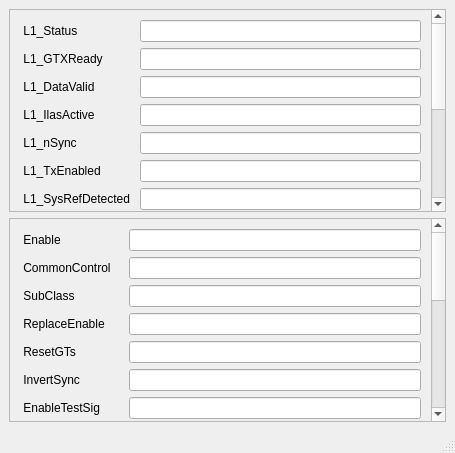
<?xml version="1.0" encoding="UTF-8"?>
<ui version="4.0">
 <class>MainWindow</class>
 <widget class="QMainWindow" name="MainWindow">
  <property name="geometry">
   <rect>
    <x>0</x>
    <y>0</y>
    <width>455</width>
    <height>453</height>
   </rect>
  </property>
  <property name="windowTitle">
   <string>MainWindow</string>
  </property>
  <widget class="QWidget" name="centralwidget">
   <layout class="QGridLayout" name="gridLayout_3">
    <item row="0" column="0">
     <widget class="QScrollArea" name="StatusVariables">
      <property name="minimumSize">
       <size>
        <width>0</width>
        <height>193</height>
       </size>
      </property>
      <property name="widgetResizable">
       <bool>true</bool>
      </property>
      <widget class="QWidget" name="scrollAreaWidgetContents_2">
       <property name="geometry">
        <rect>
         <x>0</x>
         <y>0</y>
         <width>435</width>
         <height>191</height>
        </rect>
       </property>
       <layout class="QGridLayout" name="gridLayout_4">
        <property name="leftMargin">
         <number>10</number>
        </property>
        <property name="topMargin">
         <number>10</number>
        </property>
        <property name="rightMargin">
         <number>10</number>
        </property>
        <property name="bottomMargin">
         <number>10</number>
        </property>
        <property name="spacing">
         <number>6</number>
        </property>
        <item row="12" column="0">
         <widget class="QLabel" name="L1_Status">
          <property name="text">
           <string> L1_Status </string>
          </property>
         </widget>
        </item>
        <item row="12" column="1">
         <widget class="caLineEdit" name="$(DEVICE):$(PORT):L1_Status">
          <property name="channel" stdset="0">
           <string notr="true">$(DEVICE):$(PORT):L1_Status</string>
          </property>
          <property name="formatType">
           <enum>caLineEdit::hexadecimal</enum>
          </property>
         </widget>
        </item>
        <item row="13" column="0">
         <widget class="QLabel" name="L1_GTXReady">
          <property name="text">
           <string> L1_GTXReady </string>
          </property>
         </widget>
        </item>
        <item row="13" column="1">
         <widget class="caLineEdit" name="$(DEVICE):$(PORT):L1_GTXReady">
          <property name="channel" stdset="0">
           <string notr="true">$(DEVICE):$(PORT):L1_GTXReady</string>
          </property>
          <property name="formatType">
           <enum>caLineEdit::hexadecimal</enum>
          </property>
         </widget>
        </item>
        <item row="14" column="0">
         <widget class="QLabel" name="L1_DataValid">
          <property name="text">
           <string> L1_DataValid </string>
          </property>
         </widget>
        </item>
        <item row="14" column="1">
         <widget class="caLineEdit" name="$(DEVICE):$(PORT):L1_DataValid">
          <property name="channel" stdset="0">
           <string notr="true">$(DEVICE):$(PORT):L1_DataValid</string>
          </property>
          <property name="formatType">
           <enum>caLineEdit::hexadecimal</enum>
          </property>
         </widget>
        </item>
        <item row="15" column="0">
         <widget class="QLabel" name="L1_IlasActive">
          <property name="text">
           <string> L1_IlasActive </string>
          </property>
         </widget>
        </item>
        <item row="15" column="1">
         <widget class="caLineEdit" name="$(DEVICE):$(PORT):L1_IlasActive">
          <property name="channel" stdset="0">
           <string notr="true">$(DEVICE):$(PORT):L1_IlasActive</string>
          </property>
          <property name="formatType">
           <enum>caLineEdit::hexadecimal</enum>
          </property>
         </widget>
        </item>
        <item row="16" column="0">
         <widget class="QLabel" name="L1_nSync">
          <property name="text">
           <string> L1_nSync </string>
          </property>
         </widget>
        </item>
        <item row="16" column="1">
         <widget class="caLineEdit" name="$(DEVICE):$(PORT):L1_nSync">
          <property name="channel" stdset="0">
           <string notr="true">$(DEVICE):$(PORT):L1_nSync</string>
          </property>
          <property name="formatType">
           <enum>caLineEdit::hexadecimal</enum>
          </property>
         </widget>
        </item>
        <item row="17" column="0">
         <widget class="QLabel" name="L1_TxEnabled">
          <property name="text">
           <string> L1_TxEnabled </string>
          </property>
         </widget>
        </item>
        <item row="17" column="1">
         <widget class="caLineEdit" name="$(DEVICE):$(PORT):L1_TxEnabled">
          <property name="channel" stdset="0">
           <string notr="true">$(DEVICE):$(PORT):L1_TxEnabled</string>
          </property>
          <property name="formatType">
           <enum>caLineEdit::hexadecimal</enum>
          </property>
         </widget>
        </item>
        <item row="18" column="0">
         <widget class="QLabel" name="L1_SysRefDetected">
          <property name="text">
           <string> L1_SysRefDetected </string>
          </property>
         </widget>
        </item>
        <item row="18" column="1">
         <widget class="caLineEdit" name="$(DEVICE):$(PORT):L1_SysRefDetected">
          <property name="channel" stdset="0">
           <string notr="true">$(DEVICE):$(PORT):L1_SysRefDetected</string>
          </property>
          <property name="formatType">
           <enum>caLineEdit::hexadecimal</enum>
          </property>
         </widget>
        </item>
        <item row="19" column="0">
         <widget class="QLabel" name="L2_Status">
          <property name="text">
           <string> L2_Status </string>
          </property>
         </widget>
        </item>
        <item row="19" column="1">
         <widget class="caLineEdit" name="$(DEVICE):$(PORT):L2_Status">
          <property name="channel" stdset="0">
           <string notr="true">$(DEVICE):$(PORT):L2_Status</string>
          </property>
          <property name="formatType">
           <enum>caLineEdit::hexadecimal</enum>
          </property>
         </widget>
        </item>
        <item row="20" column="0">
         <widget class="QLabel" name="L2_GTXRdy">
          <property name="text">
           <string> L2_GTXRdy </string>
          </property>
         </widget>
        </item>
        <item row="20" column="1">
         <widget class="caLineEdit" name="$(DEVICE):$(PORT):L2_GTXRdy">
          <property name="channel" stdset="0">
           <string notr="true">$(DEVICE):$(PORT):L2_GTXRdy</string>
          </property>
          <property name="formatType">
           <enum>caLineEdit::hexadecimal</enum>
          </property>
         </widget>
        </item>
        <item row="21" column="0">
         <widget class="QLabel" name="L2_DataValid">
          <property name="text">
           <string> L2_DataValid </string>
          </property>
         </widget>
        </item>
        <item row="21" column="1">
         <widget class="caLineEdit" name="$(DEVICE):$(PORT):L2_DataValid">
          <property name="channel" stdset="0">
           <string notr="true">$(DEVICE):$(PORT):L2_DataValid</string>
          </property>
          <property name="formatType">
           <enum>caLineEdit::hexadecimal</enum>
          </property>
         </widget>
        </item>
        <item row="22" column="0">
         <widget class="QLabel" name="L2_IlasActive">
          <property name="text">
           <string> L2_IlasActive </string>
          </property>
         </widget>
        </item>
        <item row="22" column="1">
         <widget class="caLineEdit" name="$(DEVICE):$(PORT):L2_IlasActive">
          <property name="channel" stdset="0">
           <string notr="true">$(DEVICE):$(PORT):L2_IlasActive</string>
          </property>
          <property name="formatType">
           <enum>caLineEdit::hexadecimal</enum>
          </property>
         </widget>
        </item>
        <item row="23" column="0">
         <widget class="QLabel" name="L2_nSync">
          <property name="text">
           <string> L2_nSync </string>
          </property>
         </widget>
        </item>
        <item row="23" column="1">
         <widget class="caLineEdit" name="$(DEVICE):$(PORT):L2_nSync">
          <property name="channel" stdset="0">
           <string notr="true">$(DEVICE):$(PORT):L2_nSync</string>
          </property>
          <property name="formatType">
           <enum>caLineEdit::hexadecimal</enum>
          </property>
         </widget>
        </item>
        <item row="24" column="0">
         <widget class="QLabel" name="L2_TxEnabled">
          <property name="text">
           <string> L2_TxEnabled </string>
          </property>
         </widget>
        </item>
        <item row="24" column="1">
         <widget class="caLineEdit" name="$(DEVICE):$(PORT):L2_TxEnabled">
          <property name="channel" stdset="0">
           <string notr="true">$(DEVICE):$(PORT):L2_TxEnabled</string>
          </property>
          <property name="formatType">
           <enum>caLineEdit::hexadecimal</enum>
          </property>
         </widget>
        </item>
        <item row="25" column="0">
         <widget class="QLabel" name="L2_SysRefDetected">
          <property name="text">
           <string> L2_SysRefDetected </string>
          </property>
         </widget>
        </item>
        <item row="25" column="1">
         <widget class="caLineEdit" name="$(DEVICE):$(PORT):L2_SysRefDetected">
          <property name="channel" stdset="0">
           <string notr="true">$(DEVICE):$(PORT):L2_SysRefDetected</string>
          </property>
          <property name="formatType">
           <enum>caLineEdit::hexadecimal</enum>
          </property>
         </widget>
        </item>
       </layout>
      </widget>
     </widget>
    </item>
    <item row="1" column="0">
     <widget class="QScrollArea" name="ConfigurationVariables">
      <property name="widgetResizable">
       <bool>true</bool>
      </property>
      <widget class="QWidget" name="scrollAreaWidgetContents_3">
       <property name="geometry">
        <rect>
         <x>0</x>
         <y>0</y>
         <width>435</width>
         <height>190</height>
        </rect>
       </property>
       <layout class="QGridLayout" name="gridLayout_5">
        <property name="leftMargin">
         <number>10</number>
        </property>
        <property name="topMargin">
         <number>10</number>
        </property>
        <property name="rightMargin">
         <number>10</number>
        </property>
        <property name="bottomMargin">
         <number>10</number>
        </property>
        <property name="spacing">
         <number>6</number>
        </property>
        <item row="0" column="0">
         <widget class="QLabel" name="Enable">
          <property name="text">
           <string> Enable </string>
          </property>
         </widget>
        </item>
        <item row="0" column="1">
         <widget class="caTextEntry" name="$(DEVICE):$(PORT):Enable">
          <property name="channel" stdset="0">
           <string notr="true">$(DEVICE):$(PORT):Enable</string>
          </property>
          <property name="formatType">
           <enum>caLineEdit::hexadecimal</enum>
          </property>
         </widget>
        </item>
        <item row="1" column="0">
         <widget class="QLabel" name="CommonControl">
          <property name="text">
           <string> CommonControl </string>
          </property>
         </widget>
        </item>
        <item row="1" column="1">
         <widget class="caTextEntry" name="$(DEVICE):$(PORT):CommonControl">
          <property name="channel" stdset="0">
           <string notr="true">$(DEVICE):$(PORT):CommonControl</string>
          </property>
          <property name="formatType">
           <enum>caLineEdit::hexadecimal</enum>
          </property>
         </widget>
        </item>
        <item row="2" column="0">
         <widget class="QLabel" name="SubClass">
          <property name="text">
           <string> SubClass </string>
          </property>
         </widget>
        </item>
        <item row="2" column="1">
         <widget class="caTextEntry" name="$(DEVICE):$(PORT):SubClass">
          <property name="channel" stdset="0">
           <string notr="true">$(DEVICE):$(PORT):SubClass</string>
          </property>
          <property name="formatType">
           <enum>caLineEdit::hexadecimal</enum>
          </property>
         </widget>
        </item>
        <item row="3" column="0">
         <widget class="QLabel" name="ReplaceEnable">
          <property name="text">
           <string> ReplaceEnable </string>
          </property>
         </widget>
        </item>
        <item row="3" column="1">
         <widget class="caTextEntry" name="$(DEVICE):$(PORT):ReplaceEnable">
          <property name="channel" stdset="0">
           <string notr="true">$(DEVICE):$(PORT):ReplaceEnable</string>
          </property>
          <property name="formatType">
           <enum>caLineEdit::hexadecimal</enum>
          </property>
         </widget>
        </item>
        <item row="4" column="0">
         <widget class="QLabel" name="ResetGTs">
          <property name="text">
           <string> ResetGTs </string>
          </property>
         </widget>
        </item>
        <item row="4" column="1">
         <widget class="caTextEntry" name="$(DEVICE):$(PORT):ResetGTs">
          <property name="channel" stdset="0">
           <string notr="true">$(DEVICE):$(PORT):ResetGTs</string>
          </property>
          <property name="formatType">
           <enum>caLineEdit::hexadecimal</enum>
          </property>
         </widget>
        </item>
        <item row="5" column="0">
         <widget class="QLabel" name="InvertSync">
          <property name="text">
           <string> InvertSync </string>
          </property>
         </widget>
        </item>
        <item row="5" column="1">
         <widget class="caTextEntry" name="$(DEVICE):$(PORT):InvertSync">
          <property name="channel" stdset="0">
           <string notr="true">$(DEVICE):$(PORT):InvertSync</string>
          </property>
          <property name="formatType">
           <enum>caLineEdit::hexadecimal</enum>
          </property>
         </widget>
        </item>
        <item row="6" column="0">
         <widget class="QLabel" name="EnableTestSig">
          <property name="text">
           <string> EnableTestSig </string>
          </property>
         </widget>
        </item>
        <item row="6" column="1">
         <widget class="caTextEntry" name="$(DEVICE):$(PORT):EnableTestSig">
          <property name="channel" stdset="0">
           <string notr="true">$(DEVICE):$(PORT):EnableTestSig</string>
          </property>
          <property name="formatType">
           <enum>caLineEdit::hexadecimal</enum>
          </property>
         </widget>
        </item>
        <item row="7" column="0">
         <widget class="QLabel" name="PeriodRampStep">
          <property name="text">
           <string> PeriodRampStep </string>
          </property>
         </widget>
        </item>
        <item row="7" column="1">
         <widget class="caTextEntry" name="$(DEVICE):$(PORT):PeriodRampStep">
          <property name="channel" stdset="0">
           <string notr="true">$(DEVICE):$(PORT):PeriodRampStep</string>
          </property>
          <property name="formatType">
           <enum>caLineEdit::hexadecimal</enum>
          </property>
         </widget>
        </item>
        <item row="8" column="0">
         <widget class="QLabel" name="RampStep">
          <property name="text">
           <string> RampStep </string>
          </property>
         </widget>
        </item>
        <item row="8" column="1">
         <widget class="caTextEntry" name="$(DEVICE):$(PORT):RampStep">
          <property name="channel" stdset="0">
           <string notr="true">$(DEVICE):$(PORT):RampStep</string>
          </property>
          <property name="formatType">
           <enum>caLineEdit::hexadecimal</enum>
          </property>
         </widget>
        </item>
        <item row="9" column="0">
         <widget class="QLabel" name="SquarePeriod">
          <property name="text">
           <string> SquarePeriod </string>
          </property>
         </widget>
        </item>
        <item row="9" column="1">
         <widget class="caTextEntry" name="$(DEVICE):$(PORT):SquarePeriod">
          <property name="channel" stdset="0">
           <string notr="true">$(DEVICE):$(PORT):SquarePeriod</string>
          </property>
          <property name="formatType">
           <enum>caLineEdit::hexadecimal</enum>
          </property>
         </widget>
        </item>
        <item row="10" column="0">
         <widget class="QLabel" name="LowAmplitudeVal">
          <property name="text">
           <string> LowAmplitudeVal </string>
          </property>
         </widget>
        </item>
        <item row="10" column="1">
         <widget class="caTextEntry" name="$(DEVICE):$(PORT):LowAmplitudeVal">
          <property name="channel" stdset="0">
           <string notr="true">$(DEVICE):$(PORT):LowAmplitudeVal</string>
          </property>
          <property name="formatType">
           <enum>caLineEdit::hexadecimal</enum>
          </property>
         </widget>
        </item>
        <item row="11" column="0">
         <widget class="QLabel" name="HighAmplitudeVal">
          <property name="text">
           <string> HighAmplitudeVal </string>
          </property>
         </widget>
        </item>
        <item row="11" column="1">
         <widget class="caTextEntry" name="$(DEVICE):$(PORT):HighAmplitudeVal">
          <property name="channel" stdset="0">
           <string notr="true">$(DEVICE):$(PORT):HighAmplitudeVal</string>
          </property>
          <property name="formatType">
           <enum>caLineEdit::hexadecimal</enum>
          </property>
         </widget>
        </item>
        <item row="26" column="0">
         <widget class="QLabel" name="L1_SignalSelect">
          <property name="text">
           <string> L1_SignalSelect </string>
          </property>
         </widget>
        </item>
        <item row="26" column="1">
         <widget class="caTextEntry" name="$(DEVICE):$(PORT):L1_SignalSelect">
          <property name="channel" stdset="0">
           <string notr="true">$(DEVICE):$(PORT):L1_SignalSelect</string>
          </property>
          <property name="formatType">
           <enum>caLineEdit::hexadecimal</enum>
          </property>
         </widget>
        </item>
        <item row="27" column="0">
         <widget class="QLabel" name="L1_data_out_mux">
          <property name="text">
           <string> L1_data_out_mux </string>
          </property>
         </widget>
        </item>
        <item row="27" column="1">
         <widget class="caTextEntry" name="$(DEVICE):$(PORT):L1_data_out_mux">
          <property name="channel" stdset="0">
           <string notr="true">$(DEVICE):$(PORT):L1_data_out_mux</string>
          </property>
          <property name="formatType">
           <enum>caLineEdit::hexadecimal</enum>
          </property>
         </widget>
        </item>
        <item row="28" column="0">
         <widget class="QLabel" name="L1_test_out_mux">
          <property name="text">
           <string> L1_test_out_mux </string>
          </property>
         </widget>
        </item>
        <item row="28" column="1">
         <widget class="caTextEntry" name="$(DEVICE):$(PORT):L1_test_out_mux">
          <property name="channel" stdset="0">
           <string notr="true">$(DEVICE):$(PORT):L1_test_out_mux</string>
          </property>
          <property name="formatType">
           <enum>caLineEdit::hexadecimal</enum>
          </property>
         </widget>
        </item>
        <item row="29" column="0">
         <widget class="QLabel" name="L2_SignalSelect">
          <property name="text">
           <string> L2_SignalSelect </string>
          </property>
         </widget>
        </item>
        <item row="29" column="1">
         <widget class="caTextEntry" name="$(DEVICE):$(PORT):L2_SignalSelect">
          <property name="channel" stdset="0">
           <string notr="true">$(DEVICE):$(PORT):L2_SignalSelect</string>
          </property>
          <property name="formatType">
           <enum>caLineEdit::hexadecimal</enum>
          </property>
         </widget>
        </item>
        <item row="30" column="0">
         <widget class="QLabel" name="L2_data_out_mux">
          <property name="text">
           <string> L2_data_out_mux </string>
          </property>
         </widget>
        </item>
        <item row="30" column="1">
         <widget class="caTextEntry" name="$(DEVICE):$(PORT):L2_data_out_mux">
          <property name="channel" stdset="0">
           <string notr="true">$(DEVICE):$(PORT):L2_data_out_mux</string>
          </property>
          <property name="formatType">
           <enum>caLineEdit::hexadecimal</enum>
          </property>
         </widget>
        </item>
        <item row="31" column="0">
         <widget class="QLabel" name="L2_test_out_mux">
          <property name="text">
           <string> L2_test_out_mux </string>
          </property>
         </widget>
        </item>
        <item row="31" column="1">
         <widget class="caTextEntry" name="$(DEVICE):$(PORT):L2_test_out_mux">
          <property name="channel" stdset="0">
           <string notr="true">$(DEVICE):$(PORT):L2_test_out_mux</string>
          </property>
          <property name="formatType">
           <enum>caLineEdit::hexadecimal</enum>
          </property>
         </widget>
        </item>
       </layout>
      </widget>
     </widget>
    </item>
   </layout>
  </widget>
  <widget class="QMenuBar" name="menubar">
   <property name="geometry">
    <rect>
     <x>0</x>
     <y>0</y>
     <width>455</width>
     <height>22</height>
    </rect>
   </property>
  </widget>
  <widget class="QStatusBar" name="statusbar"/>
 </widget>
 <customwidgets>
  <customwidget>
   <class>caTextEntry</class>
   <extends>caLineEdit</extends>
   <header>caTextEntry</header>
  </customwidget>
  <customwidget>
   <class>caLineEdit</class>
   <extends>QLineEdit</extends>
   <header>caLineEdit</header>
  </customwidget>
 </customwidgets>
 <resources/>
 <connections/>
</ui>
